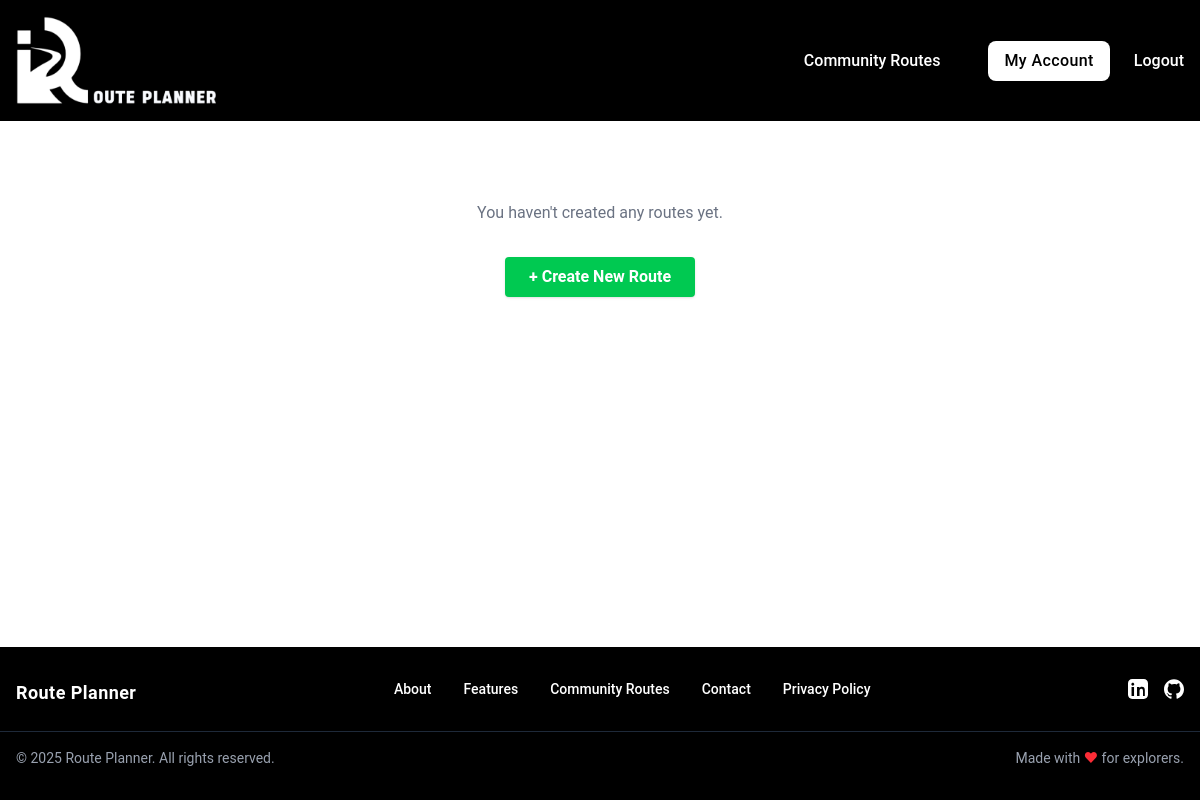
Page /my-routes (signed in) on the earlier database version.
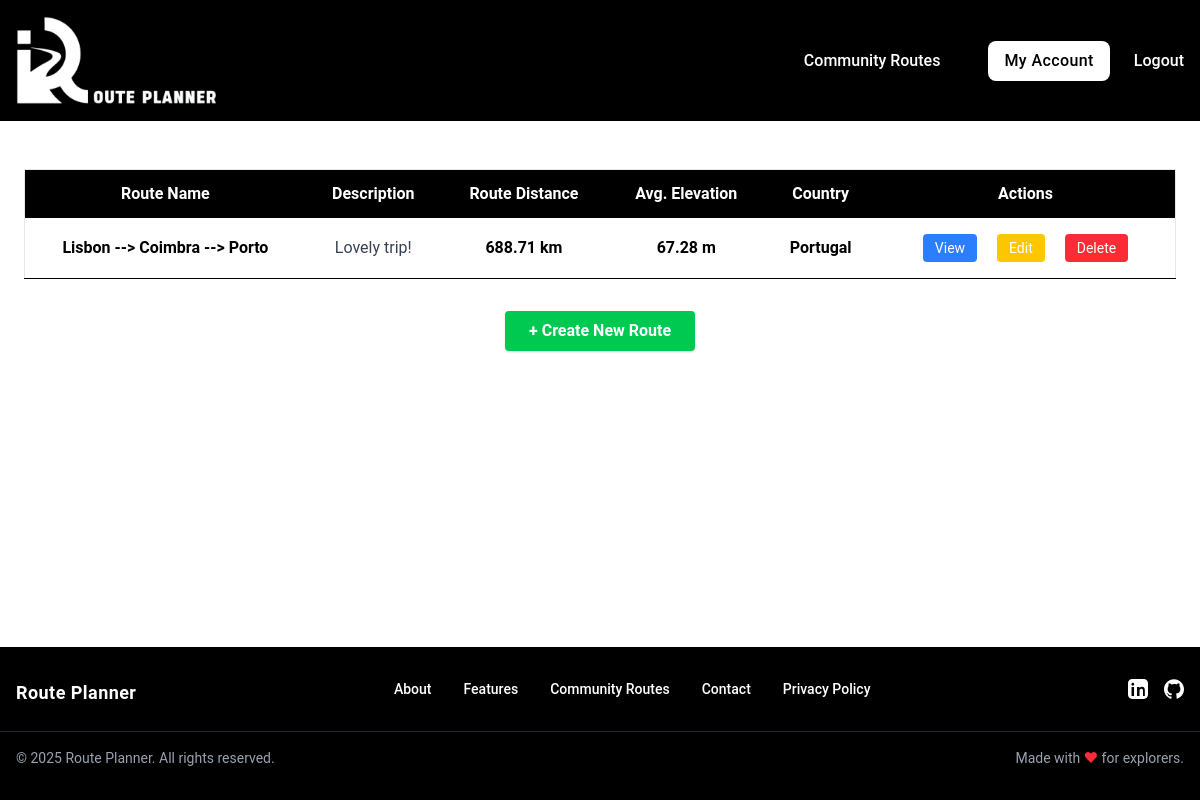
Same page on the later database version.
### tables this page shows
CREATE TABLE routes (
id INTEGER PRIMARY KEY,
user_id INTEGER NOT NULL,
name TEXT NOT NULL,
description TEXT,
coordinates TEXT NOT NULL, elevation_gain REAL DEFAULT 0, elevation_loss REAL DEFAULT 0, max_elevation REAL DEFAULT 0, min_elevation REAL DEFAULT 0, avg_elevation REAL DEFAULT 0, total_distance REAL DEFAULT 0, map_image_url TEXT, country TEXT,
FOREIGN KEY (user_id) REFERENCES users(id)
);

### app.py (the view)
@app.route("/my-routes")
@login_required
def my_routes():
    user_id = session.get("user_id")
    my_routes = query_db(
        "SELECT * FROM routes WHERE user_id = ?", (user_id,)
    )
    return render_template("routes/my_routes.html", routes = my_routes, user_id = user_id)

### helpers.py (called while the page is built)
def get_db():
    db = getattr(g, "_database", None)
    if db is None:
        db = g._database = sqlite3.connect(DATABASE)
        db.row_factory = sqlite3.Row # Allows accessing columns by name
    return db

def close_connection(exception):
    db = getattr(g, "_database", None)
    if db is not None:
        db.close()

def query_db(query, args = (), commit = False):
    connection = get_db()
    current = connection.cursor()
    current.execute(query, args)
    if commit:
        connection.commit()
    else:
        return current.fetchall()

def login_required(f):
    @wraps(f)
    def decorated_function(*args, **kwargs):
        if "user_id" not in session:
            flash("Please log in to access this page.", "error")
            return redirect("/login")
        return f(*args, **kwargs)
    return decorated_function

### templates/routes/my_routes.html (shortened to what this page needs)
{% extends "base.html" %}
{% block main %}
  <div class="max-w-7xl mx-auto my-[2%] p-6">
    {% if routes %}
      <div class="overflow-x-auto">
        <table class="min-w-full bg-white border border-gray-200">
          <thead class="bg-black text-white sticky top-0 z-10">
            <tr>
              <th class="py-3 px-4 text-center">Route Name</th>
              <th class="py-3 px-4 text-center">Description</th>
              <th class="py-3 px-4 text-center">Route Distance</th>
              <th class="py-3 px-4 text-center">Avg. Elevation</th>
              <th class="py-3 px-4 text-center">Country</th>
              <th class="py-3 px-4 text-center">Actions</th>
            </tr>
          </thead>
          <tbody>
            {% for route in routes %}
              <tr class="border-b hover:bg-blue-50 text-center">
                <td class="py-2 px-4 font-semibold">{{ route.name }}</td>
                <td class="py-2 px-4 truncate max-w-xs text-gray-700">
                  {% if route.description %}
                    {{ route.description }}
                  {% else %}
                    <span class="text-gray-500 italic">
                      No description available
                    </span>
                  {% endif %}
                </td>
                <td class="py-2 px-4 font-semibold">{{ route.total_distance }} km</td>
                <td class="py-2 px-4 font-semibold">{{ route.avg_elevation }} m</td>
                <td class="py-2 px-4 font-semibold">{{ route.country }}</td>
                <td class="py-2 px-4 space-x-2 text-center">
                  <a
                    class="inline-block bg-blue-500 hover:bg-blue-600 text-white px-3 py-1 rounded text-sm my-2 mx-2"
                    href="/route/{{ route.id }}"
                    >
                    View
                  </a>
                  <a
                    class="inline-block bg-yellow-400 hover:bg-yellow-500 text-white px-3 py-1 rounded text-sm my-2 mx-2"
                    href="/route/{{ route.id }}/edit"
                    >
                    Edit
                  </a>
                  <a
                    class="inline-block bg-red-500 hover:bg-red-600 text-white px-3 py-1 rounded text-sm my-2 mx-2"
                    href="/route/{{ route.id }}/delete"
                    >
                    Delete
                  </a>
                </td>
              </tr>
            {% endfor %}
          </tbody>
        </table>
      </div>
    {% else %}
      <p class="text-center text-gray-500 mt-8">
        You haven't created any routes yet.
      </p>
    {% endif %}
    <div class="mt-8 flex justify-center">
      <a
        class="bg-green-500 hover:bg-green-600 text-white font-bold py-2 px-6 rounded shadow"
        href="/">
        + Create New Route
      </a>
    </div>
  </div>
{% endblock %}

Differences in the rows shown:
added routes: name "Lisbon --> Coimbra --> Porto", description "Lovely trip!", total_distance "688.71", avg_elevation "67.28", country "Portugal"
Other differences:
text no longer shown: "You haven't created any routes yet."
text now shown: "Route Name Description Route Distance Avg. Elevation Country Actions"
